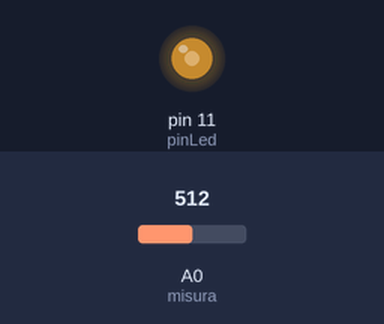
A sketch run on a simulated Arduino Uno, built with avr-gcc and run on an emulated ATmega328P. On the bench: output pins drawn as LEDs (lit = HIGH). The test bench sets the inputs (shaded band); at power-on: A0 (misura) = 512.

Above: at 1.2 s.
1.3 s: A0 (misura) set to 716
At 1.8 s:
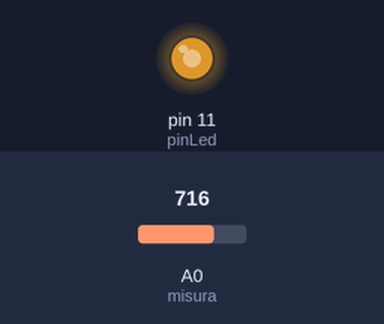
2.8 s: A0 (misura) set to 900
At 4.0 s:
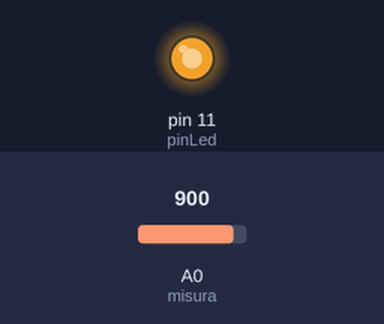
4.3 s: A0 (misura) set to 122
At 5.3 s:
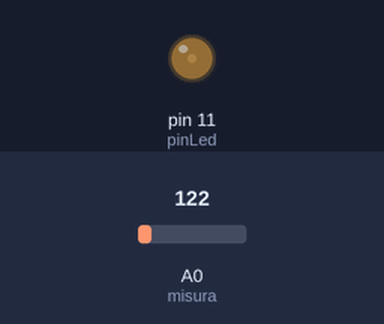
5.8 s: A0 (misura) set to 0
At 6.4 s:
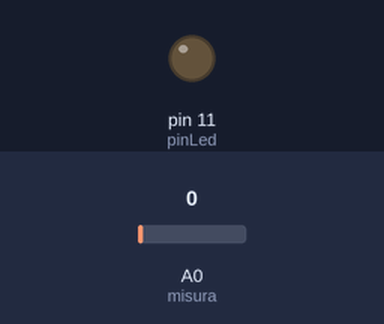
Timing chart, 0 to 8.3 s (numbered marks = the images above; inputs shaded):
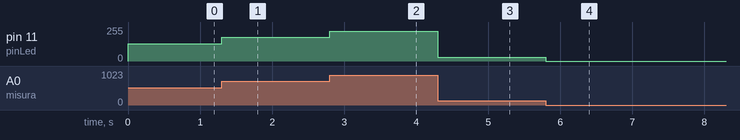

Measured:
- after the input at 1.3 s, pin 11 (pinLed): 128/255 → 179/255 at once
- after the input at 2.8 s, pin 11 (pinLed): 179/255 → 225/255 at once
- after the input at 4.3 s, pin 11 (pinLed): 225/255 → 30/255 at once
- after the input at 5.8 s, pin 11 (pinLed): 30/255 → 0/255 at once

The sketch:

sketch18.ino
```cpp
/* Prof. Michele Maffucci
   15.03.2014

   Regolazione luminosità LED mediante
   trimmer

   Questo codice è di dominio pubblico
*/

// variabile in cui verrà memorizzato il valore presente sul pin A0
int misura = 0;

// pin a cui è connesso il LED
int pinLed = 11;

// variabile in cui conservare il valore inserito su A0 e poi usato per
// impostare il Duty Cycle
int val = 0;

void setup(){
  pinMode(pinLed, OUTPUT); // definizione di ledPin come output
}

void loop(){
  // analogRead leggerà il valore su A0 restituendo un valore tra 0 e 1023
  // per approfondimenti si consulti il link: http://wp.me/p4kwmk-1Qd
  val = analogRead(misura);

  // analogWrite() accetta come secondo parametro (PWM) valori tra 0 e 254
  // pertanto "rimappiamo" i valori letti da analogRead() nell'intervallo
  // tra 0 e 254 dividendo per 4 i valori di val
  val = val/4;

  // accendiamo il LED con un valore del Duty Cycle pari a val
  analogWrite(pinLed,val);
}
```
